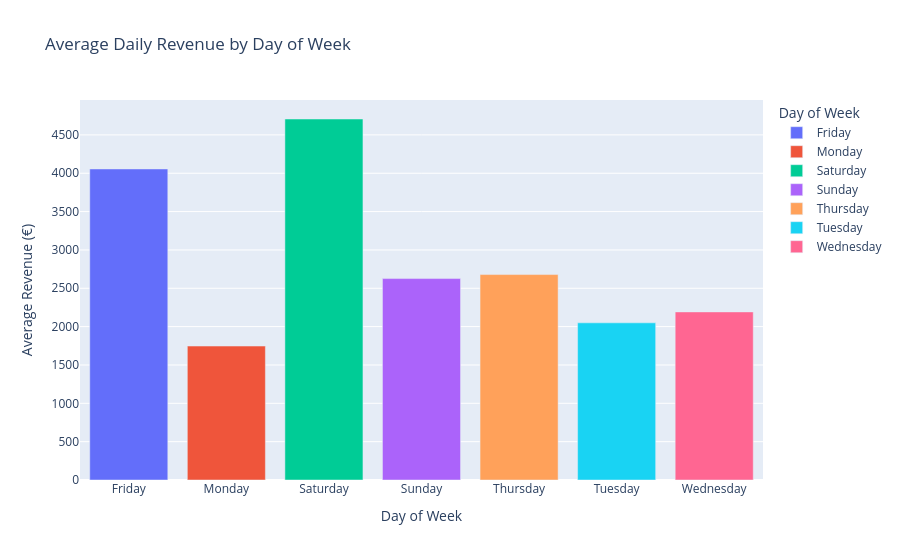

Source (notebook cell):
### Code cell
weekday_revenue = (
    daily_revenue_df
    .groupby("day_of_week", as_index=False)
    .agg(
        average_revenue=("revenue", "mean"),
        average_orders=("orders", "mean")
    )
)
fig = px.bar(
    weekday_revenue,
    x="day_of_week",
    y="average_revenue",
    title="Average Daily Revenue by Day of Week",
    color= "day_of_week",
    labels={
        "day_of_week": "Day of Week",
        "average_revenue": "Average Revenue (€)"
    }
)

fig.show()

### Figure 1 — Plotly figure (JSON) as saved in the notebook; plotly's stock layout.template omitted (floating-point values rounded to 4 significant figures)
{"data": [{"hovertemplate": "Day of Week=%{x}<br>Average Revenue (€)=%{y}<extra></extra>", "legendgroup": "Friday", "marker": {"color": "#636efa", "pattern": {"shape": ""}}, "name": "Friday", "orientation": "v", "showlegend": true, "textposition": "auto", "type": "bar", "x": ["Friday"], "xaxis": "x", "y": [4056.0], "yaxis": "y"}, {"hovertemplate": "Day of Week=%{x}<br>Average Revenue (€)=%{y}<extra></extra>", "legendgroup": "Monday", "marker": {"color": "#EF553B", "pattern": {"shape": ""}}, "name": "Monday", "orientation": "v", "showlegend": true, "textposition": "auto", "type": "bar", "x": ["Monday"], "xaxis": "x", "y": [1747.0], "yaxis": "y"}, {"hovertemplate": "Day of Week=%{x}<br>Average Revenue (€)=%{y}<extra></extra>", "legendgroup": "Saturday", "marker": {"color": "#00cc96", "pattern": {"shape": ""}}, "name": "Saturday", "orientation": "v", "showlegend": true, "textposition": "auto", "type": "bar", "x": ["Saturday"], "xaxis": "x", "y": [4707.0], "yaxis": "y"}, {"hovertemplate": "Day of Week=%{x}<br>Average Revenue (€)=%{y}<extra></extra>", "legendgroup": "Sunday", "marker": {"color": "#ab63fa", "pattern": {"shape": ""}}, "name": "Sunday", "orientation": "v", "showlegend": true, "textposition": "auto", "type": "bar", "x": ["Sunday"], "xaxis": "x", "y": [2627.0], "yaxis": "y"}, {"hovertemplate": "Day of Week=%{x}<br>Average Revenue (€)=%{y}<extra></extra>", "legendgroup": "Thursday", "marker": {"color": "#FFA15A", "pattern": {"shape": ""}}, "name": "Thursday", "orientation": "v", "showlegend": true, "textposition": "auto", "type": "bar", "x": ["Thursday"], "xaxis": "x", "y": [2679.0], "yaxis": "y"}, {"hovertemplate": "Day of Week=%{x}<br>Average Revenue (€)=%{y}<extra></extra>", "legendgroup": "Tuesday", "marker": {"color": "#19d3f3", "pattern": {"shape": ""}}, "name": "Tuesday", "orientation": "v", "showlegend": true, "textposition": "auto", "type": "bar", "x": ["Tuesday"], "xaxis": "x", "y": [2049.0], "yaxis": "y"}, {"hovertemplate": "Day of Week=%{x}<br>Average Revenue (€)=%{y}<extra></extra>", "legendgroup": "Wednesday", "marker": {"color": "#FF6692", "pattern": {"shape": ""}}, "name": "Wednesday", "orientation": "v", "showlegend": true, "textposition": "auto", "type": "bar", "x": ["Wednesday"], "xaxis": "x", "y": [2192.0], "yaxis": "y"}], "layout": {"barmode": "relative", "legend": {"title": {"text": "Day of Week"}, "tracegroupgap": 0}, "title": {"text": "Average Daily Revenue by Day of Week"}, "xaxis": {"anchor": "y", "categoryarray": ["Friday", "Monday", "Saturday", "Sunday", "Thursday", "Tuesday", "Wednesday"], "categoryorder": "array", "domain": [0, 1], "title": {"text": "Day of Week"}}, "yaxis": {"anchor": "x", "domain": [0, 1], "title": {"text": "Average Revenue (€)"}}}}
